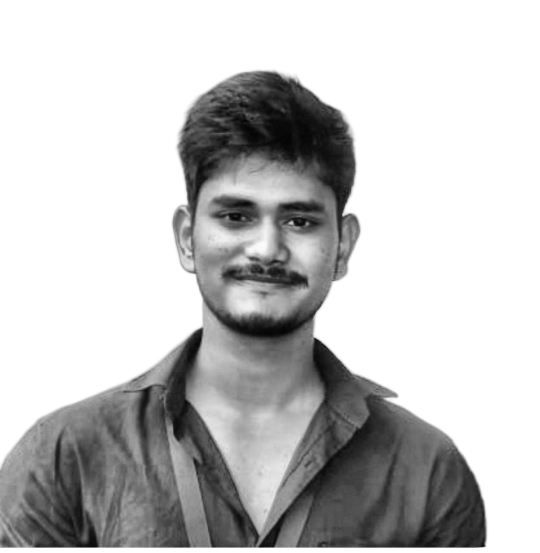
#> input picture source-prepped.png, 1080 x 1106 px, found by its file name (shown at 1/2 size)
$ python make_info_card.py
#> lines starting #> are read from the running program, lines starting #| are printed output that depends on the picture
import cv2
import numpy as np

RAMP = " .`:-=+*cs#%@"

def get_ascii_rows(image_path="source-prepped.png", width=64):
#> called with image_path = 'source-prepped.png', width = 64
    img = cv2.imread(image_path, cv2.IMREAD_GRAYSCALE)
#> img is the input picture: shape (1106, 1080); min 3, max 255, mean 195.4
    if img is None:
        print(f"Error: {image_path} not found!")
        return []

    h, w = img.shape
#> h = 1106; w = 1080
    aspect = h / w
#> aspect = 1.02
    height = int(width * aspect * 0.52)
#> height = 34
    resized = cv2.resize(img, (width, height))
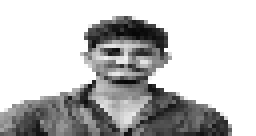
#> resized: shape (34, 64) (shown 4 times larger); min 4, max 255, mean 193.7

    rows = []
    for r in range(height):
        row_str = ""
        for c in range(width):
            val = resized[r, c]
            idx = int((val / 255.0) * (len(RAMP) - 1))
            row_str += RAMP[idx]
        # Strict XML character escaping
        escaped = row_str.replace("&", "&amp;").replace("<", "&lt;").replace(">", "&gt;").replace('"', "&quot;")
        rows.append(escaped)
#> after the loop, rows = 34 items
    return rows

def generate_unified_whoami(output_svg="whoami-card.svg"):
    rows = get_ascii_rows(width=64)
#> rows = 34 items

    font_size = 8
    line_height = 9.2

    # Dynamic height calculation taaki koi clipping na ho
    card_w = 860
    card_h = max(390, int(len(rows) * line_height + 60))
#> card_h = 390

    # Pulse animation bars
    bar_data = [
        (14, 0.1), (22, 0.3), (35, 0.2), (58, 0.5), (30, 0.4),
        (78, 0.15), (92, 0.6), (65, 0.25), (80, 0.35), (98, 0.1),
        (70, 0.45), (42, 0.2), (28, 0.5), (18, 0.3)
    ]

    svg = f'''<svg xmlns="http://www.w3.org/2000/svg" viewBox="0 0 {card_w} {card_h}" width="{card_w}" height="{card_h}">
  <style>
    .bg {{ fill: #0d1117; stroke: #21262d; stroke-width: 1.5px; rx: 12px; }}
    .ascii {{
      font-family: 'SFMono-Regular', Consolas, 'Liberation Mono', Menlo, monospace;
      font-size: {font_size}px;
      font-weight: 700;
      fill: #8b949e;
      white-space: pre;
    }}
    .name-text {{
      font-family: -apple-system, BlinkMacSystemFont, 'Segoe UI', Helvetica, Arial, sans-serif;
      font-size: 18px;
      font-weight: 700;
      fill: #ffffff;
      letter-spacing: 0.8px;
    }}
    .stat-val {{
      font-family: -apple-system, BlinkMacSystemFont, 'Segoe UI', Helvetica, Arial, sans-serif;
      font-size: 24px;
      font-weight: 700;
      fill: #e6edf3;
    }}
    .stat-label {{
      font-family: -apple-system, BlinkMacSystemFont, 'Segoe UI', Helvetica, Arial, sans-serif;
      font-size: 11px;
      font-weight: 600;
      fill: #7d8590;
      text-transform: uppercase;
      letter-spacing: 0.7px;
    }}
    .bar {{
      fill: #39d353;
      transform-origin: bottom;
      animation: pulse 1.6s ease-in-out infinite alternate;
    }}
    @keyframes pulse {{
      0% {{ transform: scaleY(0.30); }}
      50% {{ transform: scaleY(1.0); }}
      100% {{ transform: scaleY(0.40); }}
    }}
    @keyframes blink {{
      0%, 100% {{ opacity: 1; }}
      50% {{ opacity: 0; }}
    }}
    .cursor {{
      animation: blink 0.9s infinite;
      fill: #58a6ff;
    }}
  </style>

  <!-- Container Box -->
  <rect width="100%" height="100%" class="bg" />

  <!-- Left: Large ASCII Portrait -->
  <g transform="translate(30, 28)">
'''
    ascii_end_time = 0.0
    for i, r in enumerate(rows):
        y = (i + 1) * line_height
        delay = i * 0.015
        ascii_end_time = delay + 0.08
        svg += f'''    <clipPath id="cp-{i}">
      <rect x="0" y="{y - line_height}" width="0" height="{line_height + 2}">
        <animate attributeName="width" from="0" to="420" dur="0.10s" begin="{delay:.3f}s" fill="freeze" />
      </rect>
    </clipPath>
    <text class="ascii" x="0" y="{y}" clip-path="url(#cp-{i})" xml:space="preserve">{r}</text>\n'''
#> this loop made 34 passes

    # Name right below the photo
    name_y = (len(rows) + 2) * line_height
#> name_y = 331.2
    name_reveal_delay = ascii_end_time + 0.10
#> name_reveal_delay = 0.675

    svg += f'''
    <!-- Animated Name Below Photo -->
    <clipPath id="cp-name">
      <rect x="0" y="{name_y - 20}" width="0" height="26">
        <animate attributeName="width" from="0" to="260" dur="0.75s" begin="{name_reveal_delay:.2f}s" fill="freeze" />
      </rect>
    </clipPath>
    <text class="name-text" x="0" y="{name_y}" clip-path="url(#cp-name)">Lokesh Maurya</text>
    <rect class="cursor" x="145" y="{name_y - 16}" width="8" height="18" rx="1">
      <animate attributeName="x" from="0" to="145" dur="0.75s" begin="{name_reveal_delay:.2f}s" fill="freeze" />
    </rect>
  </g>

  <!-- Vertical Divider -->
  <line x1="445" y1="20" x2="445" y2="{card_h - 20}" stroke="#21262d" stroke-width="1.2" />

  <!-- Right: Real GitHub Stats (2x3 Grid) -->
  <g transform="translate(485, 52)">
    <!-- Row 1 -->
    <text class="stat-val" x="0" y="0">5</text>
    <text class="stat-label" x="0" y="16">REPOSITORIES</text>

    <text class="stat-val" x="180" y="0">61</text>
    <text class="stat-label" x="180" y="16">CONTRIBUTIONS</text>

    <!-- Row 2 -->
    <text class="stat-val" x="0" y="72">48</text>
    <text class="stat-label" x="0" y="88">COMMITS</text>

    <text class="stat-val" x="180" y="72">0</text>
    <text class="stat-label" x="180" y="88">STARS</text>

    <!-- Row 3 -->
    <text class="stat-val" x="0" y="144">0</text>
    <text class="stat-label" x="0" y="160">FOLLOWERS</text>

    <text class="stat-val" x="180" y="144">1.2</text>
    <text class="stat-label" x="180" y="160">AVG/WEEK</text>
  </g>

  <!-- Bottom-Right: Activity Visualizer Bars -->
  <g transform="translate(485, {card_h - 45})">
'''
    for idx, (height, delay) in enumerate(bar_data):
        x = idx * 22
        svg += f'    <rect class="bar" x="{x}" y="-{height}" width="13" height="{height}" rx="2" style="animation-delay: {delay}s;" />\n'

    svg += '''  </g>
</svg>'''

    with open(output_svg, "w", encoding="utf-8") as f:
        f.write(svg)
    print(f"Generated clean valid SVG: {output_svg}")

if __name__ == "__main__":
    generate_unified_whoami()
